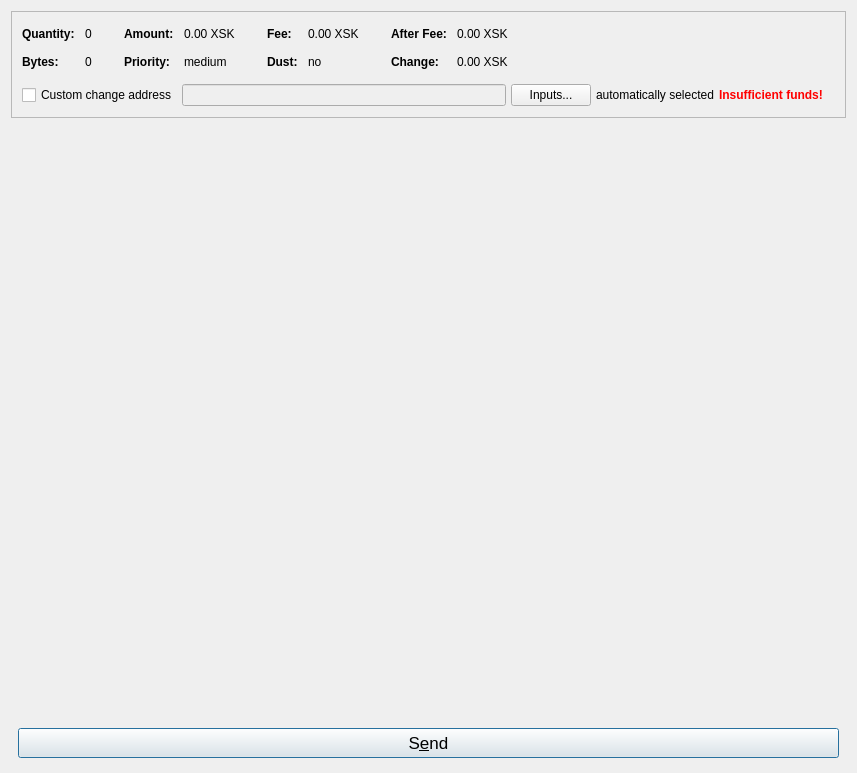
<?xml version="1.0" encoding="UTF-8"?>
<ui version="4.0">
 <class>SendCoinsDialog</class>
 <widget class="QDialog" name="SendCoinsDialog">
  <property name="geometry">
   <rect>
    <x>0</x>
    <y>0</y>
    <width>857</width>
    <height>773</height>
   </rect>
  </property>
  <property name="windowTitle">
   <string>Send Coins</string>
  </property>
  <layout class="QVBoxLayout" name="verticalLayout" stretch="0,0,0,0">
   <property name="bottomMargin">
    <number>8</number>
   </property>
   <item>
    <widget class="QFrame" name="frameCoinControl">
     <property name="frameShape">
      <enum>QFrame::StyledPanel</enum>
     </property>
     <property name="frameShadow">
      <enum>QFrame::Sunken</enum>
     </property>
     <layout class="QVBoxLayout" name="verticalLayoutCoinControl2">
      <property name="spacing">
       <number>0</number>
      </property>
      <property name="leftMargin">
       <number>0</number>
      </property>
      <property name="topMargin">
       <number>0</number>
      </property>
      <property name="rightMargin">
       <number>0</number>
      </property>
      <property name="bottomMargin">
       <number>6</number>
      </property>
      <item>
       <layout class="QVBoxLayout" name="verticalLayoutCoinControl" stretch="0,0,0">
        <property name="spacing">
         <number>0</number>
        </property>
        <property name="leftMargin">
         <number>0</number>
        </property>
        <property name="topMargin">
         <number>0</number>
        </property>
        <property name="rightMargin">
         <number>0</number>
        </property>
        <property name="bottomMargin">
         <number>0</number>
        </property>
        <item>
         <layout class="QHBoxLayout" name="horizontalLayoutCoinControl2" stretch="0">
          <property name="spacing">
           <number>8</number>
          </property>
          <property name="bottomMargin">
           <number>10</number>
          </property>
          <item>
           <spacer name="horizontalSpacerCoinControl">
            <property name="orientation">
             <enum>Qt::Horizontal</enum>
            </property>
            <property name="sizeHint" stdset="0">
             <size>
              <width>40</width>
              <height>1</height>
             </size>
            </property>
           </spacer>
          </item>
         </layout>
        </item>
        <item>
         <widget class="QWidget" name="widgetCoinControl" native="true">
          <layout class="QHBoxLayout" name="horizontalLayoutCoinControl5">
           <property name="leftMargin">
            <number>0</number>
           </property>
           <property name="topMargin">
            <number>0</number>
           </property>
           <property name="rightMargin">
            <number>0</number>
           </property>
           <property name="bottomMargin">
            <number>0</number>
           </property>
           <item>
            <layout class="QHBoxLayout" name="horizontalLayoutCoinControl3" stretch="0,0,0,1">
             <property name="spacing">
              <number>20</number>
             </property>
             <property name="topMargin">
              <number>0</number>
             </property>
             <property name="bottomMargin">
              <number>10</number>
             </property>
             <item>
              <layout class="QFormLayout" name="formLayoutCoinControl1">
               <property name="horizontalSpacing">
                <number>10</number>
               </property>
               <property name="verticalSpacing">
                <number>14</number>
               </property>
               <property name="leftMargin">
                <number>10</number>
               </property>
               <property name="topMargin">
                <number>4</number>
               </property>
               <property name="rightMargin">
                <number>6</number>
               </property>
               <item row="0" column="0">
                <widget class="QLabel" name="labelCoinControlQuantityText">
                 <property name="font">
                  <font>
                   <weight>75</weight>
                   <bold>true</bold>
                  </font>
                 </property>
                 <property name="text">
                  <string>Quantity:</string>
                 </property>
                 <property name="margin">
                  <number>0</number>
                 </property>
                </widget>
               </item>
               <item row="0" column="1">
                <widget class="QLabel" name="labelCoinControlQuantity">
                 <property name="cursor">
                  <cursorShape>IBeamCursor</cursorShape>
                 </property>
                 <property name="contextMenuPolicy">
                  <enum>Qt::ActionsContextMenu</enum>
                 </property>
                 <property name="text">
                  <string notr="true">0</string>
                 </property>
                 <property name="margin">
                  <number>0</number>
                 </property>
                 <property name="textInteractionFlags">
                  <set>Qt::LinksAccessibleByMouse|Qt::TextSelectableByKeyboard|Qt::TextSelectableByMouse</set>
                 </property>
                </widget>
               </item>
               <item row="1" column="0">
                <widget class="QLabel" name="labelCoinControlBytesText">
                 <property name="font">
                  <font>
                   <weight>75</weight>
                   <bold>true</bold>
                  </font>
                 </property>
                 <property name="text">
                  <string>Bytes:</string>
                 </property>
                </widget>
               </item>
               <item row="1" column="1">
                <widget class="QLabel" name="labelCoinControlBytes">
                 <property name="cursor">
                  <cursorShape>IBeamCursor</cursorShape>
                 </property>
                 <property name="contextMenuPolicy">
                  <enum>Qt::ActionsContextMenu</enum>
                 </property>
                 <property name="text">
                  <string notr="true">0</string>
                 </property>
                 <property name="textInteractionFlags">
                  <set>Qt::LinksAccessibleByMouse|Qt::TextSelectableByKeyboard|Qt::TextSelectableByMouse</set>
                 </property>
                </widget>
               </item>
              </layout>
             </item>
             <item>
              <layout class="QFormLayout" name="formLayoutCoinControl2">
               <property name="horizontalSpacing">
                <number>10</number>
               </property>
               <property name="verticalSpacing">
                <number>14</number>
               </property>
               <property name="leftMargin">
                <number>6</number>
               </property>
               <property name="topMargin">
                <number>4</number>
               </property>
               <property name="rightMargin">
                <number>6</number>
               </property>
               <item row="0" column="0">
                <widget class="QLabel" name="labelCoinControlAmountText">
                 <property name="font">
                  <font>
                   <weight>75</weight>
                   <bold>true</bold>
                  </font>
                 </property>
                 <property name="text">
                  <string>Amount:</string>
                 </property>
                 <property name="margin">
                  <number>0</number>
                 </property>
                </widget>
               </item>
               <item row="0" column="1">
                <widget class="QLabel" name="labelCoinControlAmount">
                 <property name="cursor">
                  <cursorShape>IBeamCursor</cursorShape>
                 </property>
                 <property name="contextMenuPolicy">
                  <enum>Qt::ActionsContextMenu</enum>
                 </property>
                 <property name="text">
                  <string notr="true">0.00 XSK</string>
                 </property>
                 <property name="textInteractionFlags">
                  <set>Qt::LinksAccessibleByMouse|Qt::TextSelectableByKeyboard|Qt::TextSelectableByMouse</set>
                 </property>
                </widget>
               </item>
               <item row="1" column="0">
                <widget class="QLabel" name="labelCoinControlPriorityText">
                 <property name="font">
                  <font>
                   <weight>75</weight>
                   <bold>true</bold>
                  </font>
                 </property>
                 <property name="text">
                  <string>Priority:</string>
                 </property>
                </widget>
               </item>
               <item row="1" column="1">
                <widget class="QLabel" name="labelCoinControlPriority">
                 <property name="cursor">
                  <cursorShape>IBeamCursor</cursorShape>
                 </property>
                 <property name="contextMenuPolicy">
                  <enum>Qt::ActionsContextMenu</enum>
                 </property>
                 <property name="text">
                  <string notr="true">medium</string>
                 </property>
                 <property name="textInteractionFlags">
                  <set>Qt::LinksAccessibleByMouse|Qt::TextSelectableByKeyboard|Qt::TextSelectableByMouse</set>
                 </property>
                </widget>
               </item>
              </layout>
             </item>
             <item>
              <layout class="QFormLayout" name="formLayoutCoinControl3">
               <property name="horizontalSpacing">
                <number>10</number>
               </property>
               <property name="verticalSpacing">
                <number>14</number>
               </property>
               <property name="leftMargin">
                <number>6</number>
               </property>
               <property name="topMargin">
                <number>4</number>
               </property>
               <property name="rightMargin">
                <number>6</number>
               </property>
               <item row="0" column="0">
                <widget class="QLabel" name="labelCoinControlFeeText">
                 <property name="font">
                  <font>
                   <weight>75</weight>
                   <bold>true</bold>
                  </font>
                 </property>
                 <property name="text">
                  <string>Fee:</string>
                 </property>
                 <property name="margin">
                  <number>0</number>
                 </property>
                </widget>
               </item>
               <item row="0" column="1">
                <widget class="QLabel" name="labelCoinControlFee">
                 <property name="cursor">
                  <cursorShape>IBeamCursor</cursorShape>
                 </property>
                 <property name="contextMenuPolicy">
                  <enum>Qt::ActionsContextMenu</enum>
                 </property>
                 <property name="text">
                  <string notr="true">0.00 XSK</string>
                 </property>
                 <property name="textInteractionFlags">
                  <set>Qt::LinksAccessibleByMouse|Qt::TextSelectableByKeyboard|Qt::TextSelectableByMouse</set>
                 </property>
                </widget>
               </item>
               <item row="1" column="0">
                <widget class="QLabel" name="labelCoinControlLowOutputText">
                 <property name="font">
                  <font>
                   <weight>75</weight>
                   <bold>true</bold>
                  </font>
                 </property>
                 <property name="text">
                  <string>Dust:</string>
                 </property>
                </widget>
               </item>
               <item row="1" column="1">
                <widget class="QLabel" name="labelCoinControlLowOutput">
                 <property name="cursor">
                  <cursorShape>IBeamCursor</cursorShape>
                 </property>
                 <property name="contextMenuPolicy">
                  <enum>Qt::ActionsContextMenu</enum>
                 </property>
                 <property name="text">
                  <string notr="true">no</string>
                 </property>
                 <property name="textInteractionFlags">
                  <set>Qt::LinksAccessibleByMouse|Qt::TextSelectableByKeyboard|Qt::TextSelectableByMouse</set>
                 </property>
                </widget>
               </item>
              </layout>
             </item>
             <item>
              <layout class="QFormLayout" name="formLayoutCoinControl4">
               <property name="horizontalSpacing">
                <number>10</number>
               </property>
               <property name="verticalSpacing">
                <number>14</number>
               </property>
               <property name="leftMargin">
                <number>6</number>
               </property>
               <property name="topMargin">
                <number>4</number>
               </property>
               <property name="rightMargin">
                <number>6</number>
               </property>
               <item row="0" column="0">
                <widget class="QLabel" name="labelCoinControlAfterFeeText">
                 <property name="font">
                  <font>
                   <weight>75</weight>
                   <bold>true</bold>
                  </font>
                 </property>
                 <property name="text">
                  <string>After Fee:</string>
                 </property>
                 <property name="margin">
                  <number>0</number>
                 </property>
                </widget>
               </item>
               <item row="0" column="1">
                <widget class="QLabel" name="labelCoinControlAfterFee">
                 <property name="cursor">
                  <cursorShape>IBeamCursor</cursorShape>
                 </property>
                 <property name="contextMenuPolicy">
                  <enum>Qt::ActionsContextMenu</enum>
                 </property>
                 <property name="text">
                  <string notr="true">0.00 XSK</string>
                 </property>
                 <property name="textInteractionFlags">
                  <set>Qt::LinksAccessibleByMouse|Qt::TextSelectableByKeyboard|Qt::TextSelectableByMouse</set>
                 </property>
                </widget>
               </item>
               <item row="1" column="0">
                <widget class="QLabel" name="labelCoinControlChangeText">
                 <property name="font">
                  <font>
                   <weight>75</weight>
                   <bold>true</bold>
                  </font>
                 </property>
                 <property name="text">
                  <string>Change:</string>
                 </property>
                </widget>
               </item>
               <item row="1" column="1">
                <widget class="QLabel" name="labelCoinControlChange">
                 <property name="cursor">
                  <cursorShape>IBeamCursor</cursorShape>
                 </property>
                 <property name="contextMenuPolicy">
                  <enum>Qt::ActionsContextMenu</enum>
                 </property>
                 <property name="text">
                  <string notr="true">0.00 XSK</string>
                 </property>
                 <property name="textInteractionFlags">
                  <set>Qt::LinksAccessibleByMouse|Qt::TextSelectableByKeyboard|Qt::TextSelectableByMouse</set>
                 </property>
                </widget>
               </item>
              </layout>
             </item>
            </layout>
           </item>
          </layout>
         </widget>
        </item>
        <item>
         <layout class="QHBoxLayout" name="horizontalLayoutCoinControl4" stretch="0,0,0,0,0,0">
          <property name="spacing">
           <number>5</number>
          </property>
          <property name="topMargin">
           <number>5</number>
          </property>
          <property name="rightMargin">
           <number>10</number>
          </property>
          <property name="bottomMargin">
           <number>5</number>
          </property>
          <property name="leftMargin">
           <number>10</number>
          </property>
          <item>
           <widget class="QCheckBox" name="checkBoxCoinControlChange">
            <property name="toolTip">
             <string>If this is activated, but the change address is empty or invalid, change will be sent to a newly generated address.</string>
            </property>
            <property name="text">
             <string>Custom change address</string>
            </property>
           </widget>
          </item>
          <item>
           <widget class="QValidatedLineEdit" name="lineEditCoinControlChange">
            <property name="enabled">
             <bool>false</bool>
            </property>
           </widget>
          </item>
          <item>
           <widget class="QPushButton" name="pushButtonCoinControl">
            <property name="styleSheet">
             <string notr="true"/>
            </property>
            <property name="text">
             <string>Inputs...</string>
            </property>
            <property name="autoDefault">
             <bool>false</bool>
            </property>
           </widget>
          </item>
          <item>
           <widget class="QLabel" name="labelCoinControlAutomaticallySelected">
            <property name="text">
             <string>automatically selected</string>
            </property>
            <property name="margin">
             <number>5</number>
            </property>
           </widget>
          </item>
          <item>
           <widget class="QLabel" name="labelCoinControlInsuffFunds">
            <property name="font">
             <font>
              <weight>75</weight>
              <bold>true</bold>
             </font>
            </property>
            <property name="styleSheet">
             <string notr="true">color:red;font-weight:bold;</string>
            </property>
            <property name="text">
             <string>Insufficient funds!</string>
            </property>
            <property name="margin">
             <number>5</number>
            </property>
           </widget>
          </item>
          <item>
           <widget class="QLabel" name="labelCoinControlChangeLabel">
            <property name="minimumSize">
             <size>
              <width>0</width>
              <height>0</height>
             </size>
            </property>
            <property name="text">
             <string/>
            </property>
            <property name="margin">
             <number>3</number>
            </property>
           </widget>
          </item>
         </layout>
        </item>
       </layout>
      </item>
     </layout>
    </widget>
   </item>
   <item>
    <spacer name="verticalSpacer">
     <property name="orientation">
      <enum>Qt::Vertical</enum>
     </property>
     <property name="sizeType">
      <enum>QSizePolicy::Expanding</enum>
     </property>
    </spacer>
   </item>
   <item>
    <layout class="QVBoxLayout" name="verticalLayout_6">
     <item>
      <layout class="QVBoxLayout" name="entries">
       <property name="spacing">
        <number>6</number>
       </property>
      </layout>
     </item>
     <item>
      <spacer name="horizontalSpacer_7">
       <property name="orientation">
        <enum>Qt::Vertical</enum>
       </property>
       <property name="sizeHint" stdset="0">
        <size>
         <width>0</width>
         <height>20</height>
        </size>
       </property>
      </spacer>
     </item>
     <item>
      <layout class="QHBoxLayout" name="horizontalLayout_4">
       <item>
        <spacer name="horizontalSpacer_7">
         <property name="orientation">
          <enum>Qt::Horizontal</enum>
         </property>
        </spacer>
       </item>
       <item>
        <widget class="QPushButton" name="sendButton">
         <property name="minimumSize">
          <size>
           <width>180</width>
           <height>30</height>
          </size>
         </property>
         <property name="font">
          <font>
           <pointsize>13</pointsize>
          </font>
         </property>
         <property name="toolTip">
          <string>Confirm the send action</string>
         </property>
         <property name="text">
          <string>S&amp;end</string>
         </property>
         <property name="icon">
          <iconset resource="../stakework.qrc">
           <normaloff>:/icons/send</normaloff>:/icons/send</iconset>
         </property>
         <property name="autoDefault">
          <bool>false</bool>
         </property>
         <property name="default">
          <bool>true</bool>
         </property>
        </widget>
       </item>
       <item>
        <spacer name="horizontalSpacer_10">
         <property name="orientation">
          <enum>Qt::Horizontal</enum>
         </property>
        </spacer>
       </item>
      </layout>
     </item>
    </layout>
   </item>
   <item>
    <spacer name="verticalSpacer">
     <property name="orientation">
      <enum>Qt::Vertical</enum>
     </property>
     <property name="sizeType">
      <enum>QSizePolicy::Expanding</enum>
     </property>
    </spacer>
   </item>
  </layout>
 </widget>
 <customwidgets>
  <customwidget>
   <class>QValidatedLineEdit</class>
   <extends>QLineEdit</extends>
   <header>qvalidatedlineedit.h</header>
  </customwidget>
  <customwidget>
   <class>StakeWorkAmountField</class>
   <extends>QLineEdit</extends>
   <header>stakeworkamountfield.h</header>
   <container>1</container>
  </customwidget>
 </customwidgets>
 <resources>
  <include location="../stakework.qrc"/>
 </resources>
 <connections/>
</ui>
